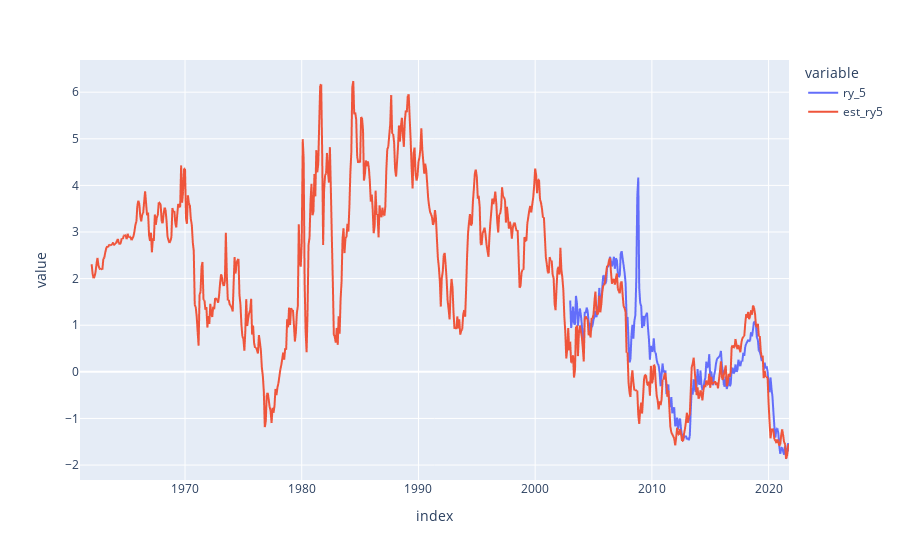

Notebook source saved alongside this figure:
### Code cell
g_dat = yld_data.loc['19610101':'20211130']
fig = px.line(g_dat, x = g_dat.index, y = ['ry_5','est_ry5'])
fig.show()

### Figure 1 — Plotly figure (JSON) as saved in the notebook; plotly's stock layout.template omitted (floating-point values rounded to 4 significant figures; data arrays with more than 128 entries replaced by an {"elided": "..."} marker saying what was removed)
{"data": [{"hovertemplate": "variable=ry_5<br>index=%{x}<br>value=%{y}<extra></extra>", "legendgroup": "ry_5", "line": {"color": "#636efa", "dash": "solid"}, "marker": {"symbol": "circle"}, "mode": "lines", "name": "ry_5", "showlegend": true, "type": "scattergl", "x": {"elided": "730 str values"}, "xaxis": "x", "y": {"elided": "730 float values"}, "yaxis": "y"}, {"hovertemplate": "variable=est_ry5<br>index=%{x}<br>value=%{y}<extra></extra>", "legendgroup": "est_ry5", "line": {"color": "#EF553B", "dash": "solid"}, "marker": {"symbol": "circle"}, "mode": "lines", "name": "est_ry5", "showlegend": true, "type": "scattergl", "x": {"elided": "730 str values"}, "xaxis": "x", "y": {"elided": "730 float values"}, "yaxis": "y"}], "layout": {"legend": {"title": {"text": "variable"}, "tracegroupgap": 0}, "margin": {"t": 60}, "xaxis": {"anchor": "y", "domain": [0, 1], "title": {"text": "index"}}, "yaxis": {"anchor": "x", "domain": [0, 1], "title": {"text": "value"}}}}
